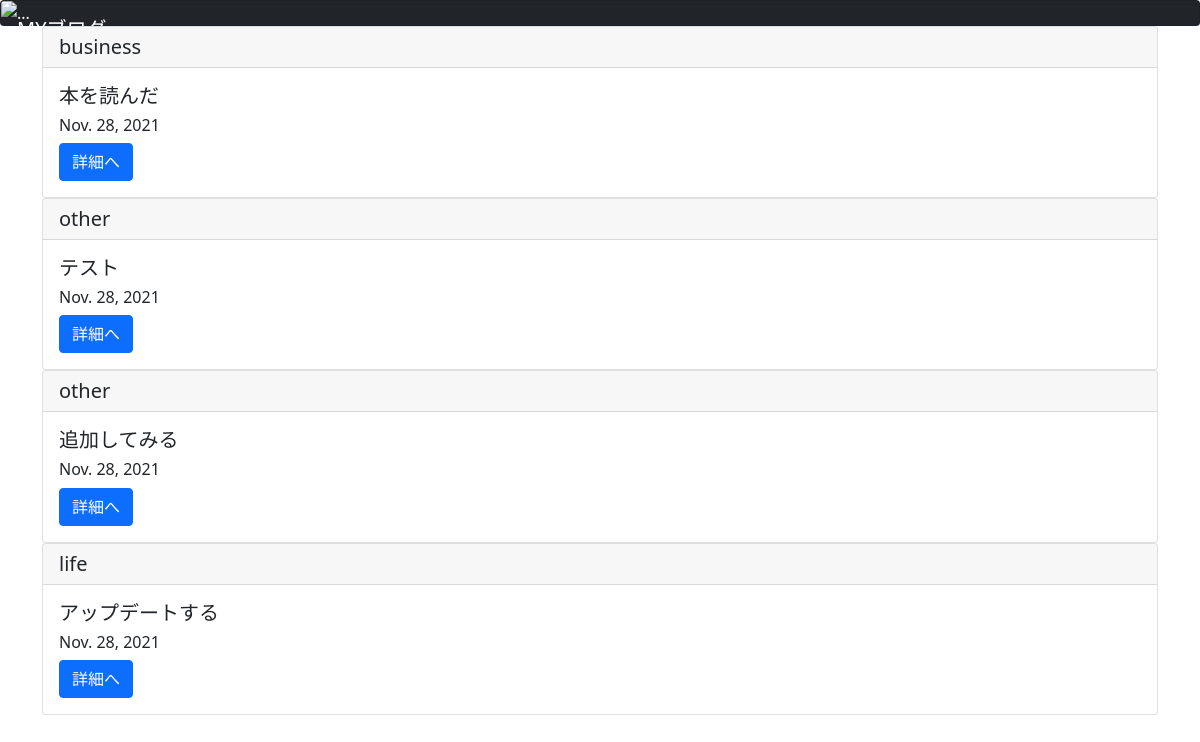
Page /list/ on the committed database.
### blogpost/models.py (models this page shows, shortened)
class BlogModel(models.Model):
    title = models.CharField(max_length=100)
    content = models.TextField()
    postdate = models.DateField(auto_now_add=True)
    category = models.CharField(
        max_length = 50,
        choices = CATEGORY
    )

### blogpost/views.py (the view)
# urls.py: path('list/',BlogList.as_view(), name='list'),
class BlogList(ListView):
    template_name = 'list.html'
    model=BlogModel

### templates/list.html
{%extends 'base.html'%}
{%block header%}
<div class="card bg-dark text-white">
    <img src="..." class="card-img" alt="...">
    <div class="card-img-overlay">
      <h5 class="card-title">MYブログ</h5>
        <p class="card-text">記事一覧です</p>
    </div>
</div>
{%endblock header%}
{%block content%}
    <div class="container">
        {%for item in object_list%}
    <div class="card">
        <h5 class="card-header">{{item.category}}</h5>
        <div class="card-body">
          <h5 class="card-title">{{item.title}}</h5>
          <h6 class="card-title">{{item.postdate}}</h6>
          <a href="{%url 'detail' item.pk %}" class="btn btn-primary">詳細へ</a>
        </div>
      </div>
      {%endfor%}
    </div>
{%endblock content%}

### templates/base.html (shortened to what this page needs)
<!doctype html>
<html lang="en">
  <head>
    <link href="https://cdn.jsdelivr.net/npm/bootstrap@5.1.3/dist/css/bootstrap.min.css" rel="stylesheet">
  </head>
  <body>
    {%block header%}
    {%endblock header%}
    {%block content%}
    {%endblock content%}
  </body>
</html>

### rows in the picture
BlogModel: category "business", title "本を読んだ", postdate "Nov. 28, 2021"
BlogModel: category "other", title "テスト", postdate "Nov. 28, 2021"
BlogModel: category "other", title "追加してみる", postdate "Nov. 28, 2021"
BlogModel: category "life", title "アップデートする", postdate "Nov. 28, 2021"
